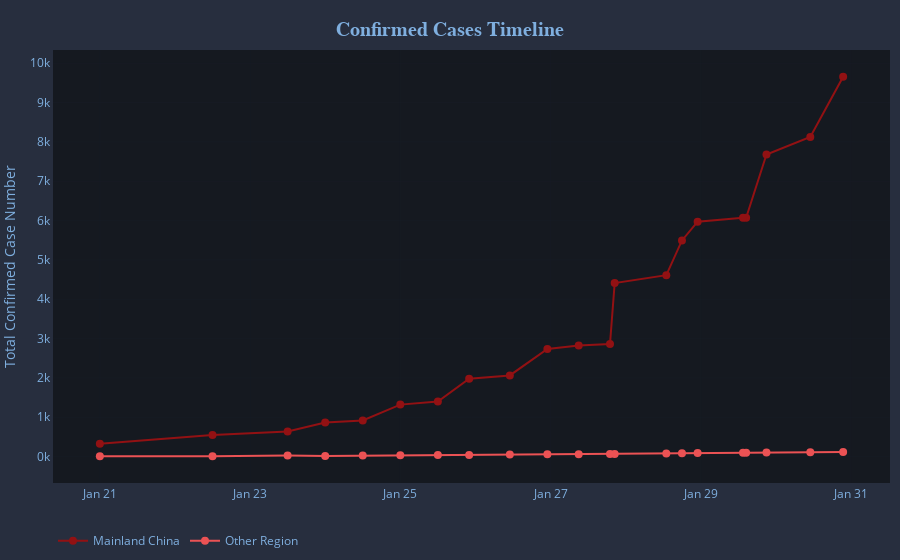

Source (notebook cell):
### Code cell
# Line plot for confirmed cases
# Set up tick scale based on confirmed case number
tickList = list(np.arange(0, df_confirmed['Mainland China'].max()+1000, 1000))

# Create empty figure canvas
fig_confirmed = go.Figure()
# Add trace to the figure
fig_confirmed.add_trace(go.Scatter(x=df_confirmed['Date'], y=df_confirmed['Mainland China'],
                         mode='lines+markers',
                         name='Mainland China',
                         line=dict(color='#921113', width=2),
                         marker=dict(size=8),
                         text=[datetime.strftime(d, '%b %d %Y %H:%M EST') for d in df_confirmed['Date']],
                         hovertemplate='<b>%{text}</b><br></br>'+
                                       'Mainland China confirmed<br>'+
                                       '%{y} cases<br>'+
                                       '<extra></extra>'))
fig_confirmed.add_trace(go.Scatter(x=df_confirmed['Date'], y=df_confirmed['Other locations'],
                         mode='lines+markers',
                         name='Other Region',
                         line=dict(color='#eb5254', width=2),
                         marker=dict(size=8),
                         text=[datetime.strftime(d, '%b %d %Y %H:%M EST') for d in df_confirmed['Date']],
                         hovertemplate='<b>%{text}</b><br></br>'+
                                       'Other region confirmed<br>'+
                                       '%{y} cases<br>'+
                                       '<extra></extra>'))
# Customise layout
fig_confirmed.update_layout(
    title=dict(
        text="<b>Confirmed Cases Timeline<b>",
        y=0.96, x=0.5, xanchor='center', yanchor='top',
        font=dict(size=20, color="#7fafdf", family="Playfair Display")
    ),
    margin=go.layout.Margin(
        l=5,
        r=10,
        b=10,
        t=50,
        pad=0
    ),
    yaxis=dict(
        showline=True, linecolor='#272e3e',
        zeroline=False,
        gridcolor='#272e3e',
        gridwidth = .1,
        tickmode='array',
        # Set tick range based on the maximum number
        tickvals=tickList,
        # Set tick label accordingly
        ticktext=['{:.0f}k'.format(i/1000) for i in tickList]
    ),
    yaxis_title="Total Confirmed Case Number",
    xaxis=dict(
        showline=True, linecolor='#272e3e',
        gridcolor='#272e3e',
        gridwidth = .1,
        zeroline=False
    ),
    xaxis_tickformat='%b %d',
    hovermode = 'x',
    legend_orientation="h",
    plot_bgcolor='#151920',
    paper_bgcolor='#272e3e',
    font=dict(color='#7fafdf')
)

fig_confirmed.show()

### Figure 1 — Plotly figure (JSON) as saved in the notebook; plotly's stock layout.template omitted (floating-point values rounded to 4 significant figures)
{"data": [{"hovertemplate": "<b>%{text}</b><br></br>Mainland China confirmed<br>%{y} cases<br><extra></extra>", "line": {"color": "#921113", "width": 2}, "marker": {"size": 8}, "mode": "lines+markers", "name": "Mainland China", "text": ["Jan 30 2020 21:30 EST", "Jan 30 2020 11:00 EST", "Jan 29 2020 21:00 EST", "Jan 29 2020 14:30 EST", "Jan 29 2020 13:30 EST", "Jan 28 2020 23:00 EST", "Jan 28 2020 18:00 EST", "Jan 28 2020 13:00 EST", "Jan 27 2020 20:30 EST", "Jan 27 2020 19:00 EST", "Jan 27 2020 09:00 EST", "Jan 26 2020 23:00 EST", "Jan 26 2020 11:00 EST", "Jan 25 2020 22:00 EST", "Jan 25 2020 12:00 EST", "Jan 25 2020 00:00 EST", "Jan 24 2020 12:00 EST", "Jan 24 2020 00:00 EST", "Jan 23 2020 12:00 EST", "Jan 22 2020 12:00 EST", "Jan 21 2020 00:00 EST"], "type": "scatter", "x": ["2020-01-30T21:30:00", "2020-01-30T11:00:00", "2020-01-29T21:00:00", "2020-01-29T14:30:00", "2020-01-29T13:30:00", "2020-01-28T23:00:00", "2020-01-28T18:00:00", "2020-01-28T13:00:00", "2020-01-27T20:30:00", "2020-01-27T19:00:00", "2020-01-27T09:00:00", "2020-01-26T23:00:00", "2020-01-26T11:00:00", "2020-01-25T22:00:00", "2020-01-25T12:00:00", "2020-01-25T00:00:00", "2020-01-24T12:00:00", "2020-01-24T00:00:00", "2020-01-23T12:00:00", "2020-01-22T12:00:00", "2020-01-21T00:00:00"], "y": [9658, 8124, 7678, 6070, 6070, 5970, 5494, 4610, 4409, 2863, 2825, 2737, 2062, 1979, 1399, 1320, 916, 865, 639, 549, 327]}, {"hovertemplate": "<b>%{text}</b><br></br>Other region confirmed<br>%{y} cases<br><extra></extra>", "line": {"color": "#eb5254", "width": 2}, "marker": {"size": 8}, "mode": "lines+markers", "name": "Other Region", "text": ["Jan 30 2020 21:30 EST", "Jan 30 2020 11:00 EST", "Jan 29 2020 21:00 EST", "Jan 29 2020 14:30 EST", "Jan 29 2020 13:30 EST", "Jan 28 2020 23:00 EST", "Jan 28 2020 18:00 EST", "Jan 28 2020 13:00 EST", "Jan 27 2020 20:30 EST", "Jan 27 2020 19:00 EST", "Jan 27 2020 09:00 EST", "Jan 26 2020 23:00 EST", "Jan 26 2020 11:00 EST", "Jan 25 2020 22:00 EST", "Jan 25 2020 12:00 EST", "Jan 25 2020 00:00 EST", "Jan 24 2020 12:00 EST", "Jan 24 2020 00:00 EST", "Jan 23 2020 12:00 EST", "Jan 22 2020 12:00 EST", "Jan 21 2020 00:00 EST"], "type": "scatter", "x": ["2020-01-30T21:30:00", "2020-01-30T11:00:00", "2020-01-29T21:00:00", "2020-01-29T14:30:00", "2020-01-29T13:30:00", "2020-01-28T23:00:00", "2020-01-28T18:00:00", "2020-01-28T13:00:00", "2020-01-27T20:30:00", "2020-01-27T19:00:00", "2020-01-27T09:00:00", "2020-01-26T23:00:00", "2020-01-26T11:00:00", "2020-01-25T22:00:00", "2020-01-25T12:00:00", "2020-01-25T00:00:00", "2020-01-24T12:00:00", "2020-01-24T00:00:00", "2020-01-23T12:00:00", "2020-01-22T12:00:00", "2020-01-21T00:00:00"], "y": [118, 111, 105, 95, 94, 87, 84, 80, 64, 64, 61, 57, 54, 40, 39, 34, 25, 16, 26, 6, 5]}], "layout": {"font": {"color": "#7fafdf"}, "hovermode": "x", "legend": {"orientation": "h"}, "margin": {"b": 10, "l": 5, "pad": 0, "r": 10, "t": 50}, "paper_bgcolor": "#272e3e", "plot_bgcolor": "#151920", "title": {"font": {"color": "#7fafdf", "family": "Playfair Display", "size": 20}, "text": "<b>Confirmed Cases Timeline<b>", "x": 0.5, "xanchor": "center", "y": 0.96, "yanchor": "top"}, "xaxis": {"gridcolor": "#272e3e", "gridwidth": 0.1, "linecolor": "#272e3e", "showline": true, "tickformat": "%b %d", "zeroline": false}, "yaxis": {"gridcolor": "#272e3e", "gridwidth": 0.1, "linecolor": "#272e3e", "showline": true, "tickmode": "array", "ticktext": ["0k", "1k", "2k", "3k", "4k", "5k", "6k", "7k", "8k", "9k", "10k"], "tickvals": [0, 1000, 2000, 3000, 4000, 5000, 6000, 7000, 8000, 9000, 10000], "title": {"text": "Total Confirmed Case Number"}, "zeroline": false}}}
